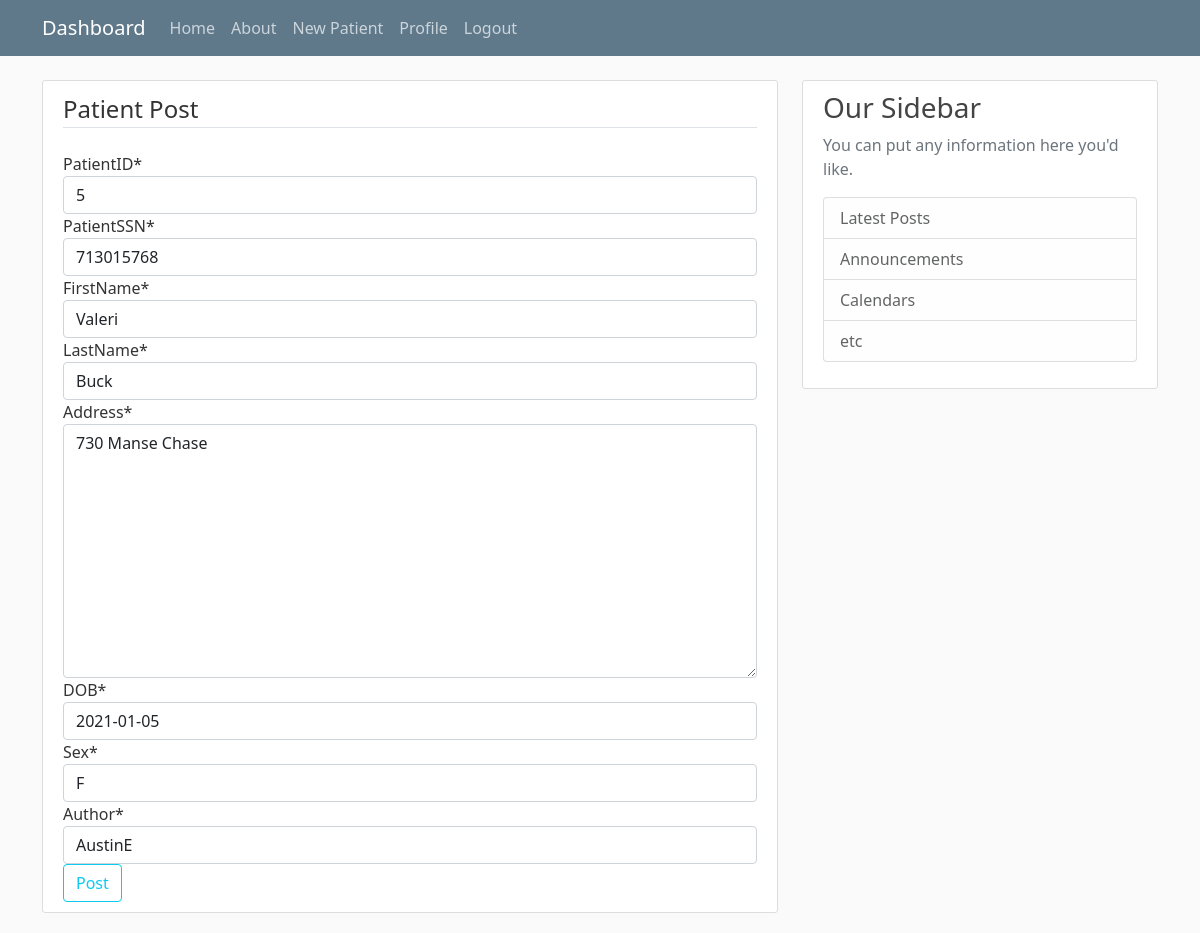
The page /patient/5/update/ (signed in) on the database its author committed.
### core/models.py (models this page shows, shortened)
class Patient(models.Model):
    PatientID = models.IntegerField()
    PatientSSN = models.CharField(max_length=30)
    FirstName = models.CharField(max_length=30)
    LastName = models.CharField(max_length=30)
    Address = models.TextField(max_length=200)
    Sex = models.CharField(max_length=1)
    DOB = models.DateField(default=timezone.now)
    Author = models.ForeignKey(User, on_delete=models.CASCADE)

### core/views.py (the view, shortened to what this page needs)
class PatientUpdateView(LoginRequiredMixin, UserPassesTestMixin, UpdateView):
    model = Patient
    fields = ['PatientID', 'PatientSSN', 'FirstName',
              'LastName', 'Address', 'DOB', 'Sex', 'Author']
    def test_func(self):
        patient = self.get_object()
        if self.request.user == patient.Author:
            return True
        return False

### core/templates/core/patient_form.html (shortened to what this page needs)
{% extends "core/base.html" %}
{% load crispy_forms_tags %}
{% block content %}
<div class="content-section">
    <form method="POST">
        <fieldset class = "form-group">
            <legend class="border-bottom mb-4">Patient Post</legend>
            {{ form|crispy }}
        </fieldset>
        <div class = "form-group">
            <button class="btn btn-outline-info" type="submit">Post</button>
        </div>
        </form>
    </div>
{% endblock content %}

### core/static/core/main.css (style rules this page uses)
body { background: #fafafa; color: #333333; margin-top: 5rem; }
.content-section { background: #ffffff; padding: 10px 20px; border: 1px solid #dddddd; border-radius: 3px; margin-bottom: 20px; }

### rows shown on the page
Patient: PatientID "5", PatientSSN "713015768", FirstName "Valeri", LastName "Buck", Address "730 Manse Chase", DOB "2021-01-05", Sex "F", Author "AustinE"
